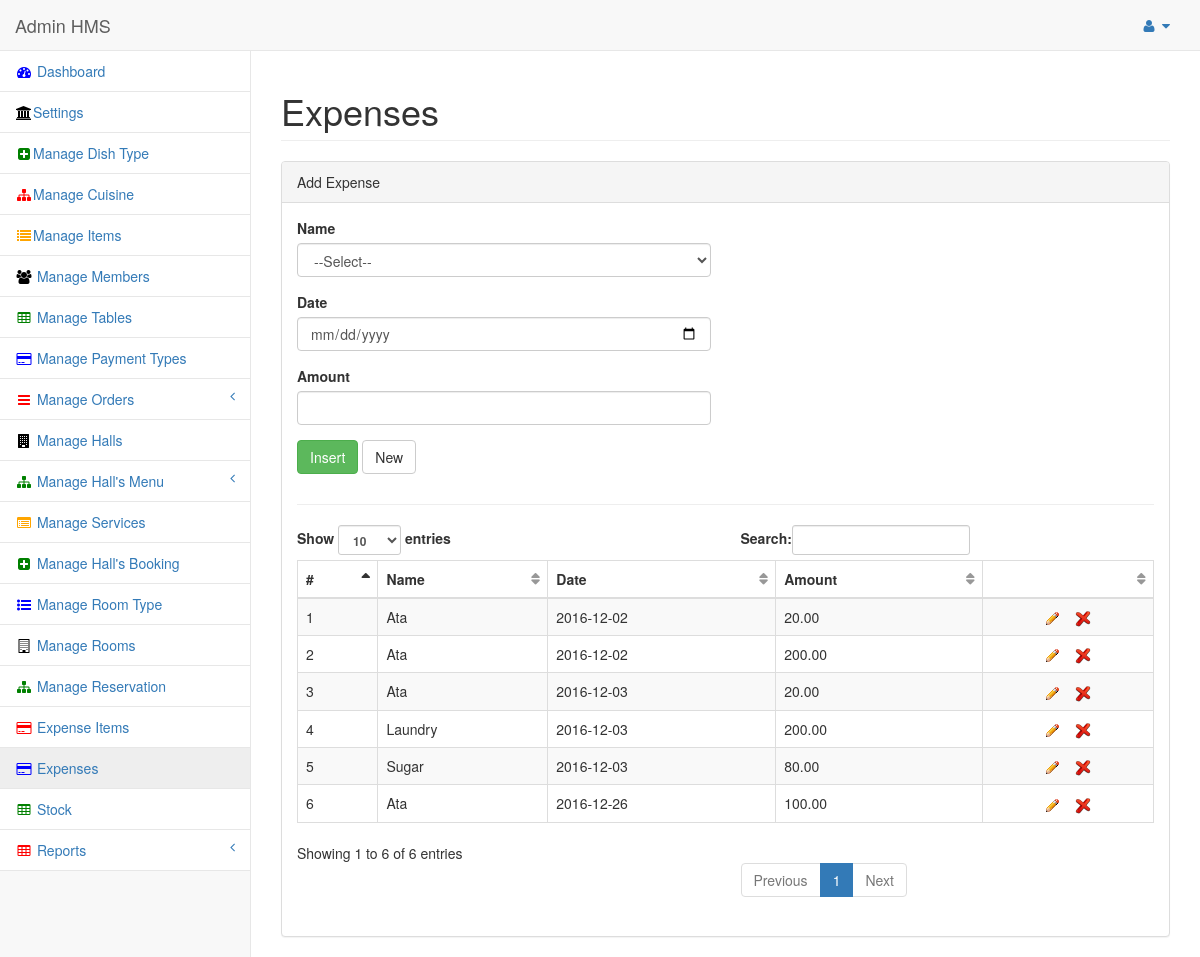
The app's page /admin/panel/expenses.php (signed in) with its own data.
### tables this page shows
CREATE TABLE IF NOT EXISTS `expenses` (
  `exp_id` int(11) NOT NULL AUTO_INCREMENT,
  `exp_date` date NOT NULL,
  `exp_amount` float NOT NULL,
  `exp_status` int(11) NOT NULL DEFAULT '0',
  `ei_id` int(11) NOT NULL,
  PRIMARY KEY (`exp_id`)
);

CREATE TABLE IF NOT EXISTS `exp_items` (
  `ei_id` int(11) NOT NULL AUTO_INCREMENT,
  `ei_name` text NOT NULL,
  `ei_status` int(11) NOT NULL DEFAULT '0',
  PRIMARY KEY (`ei_id`)
);

### functions.php (called while the page is built, shortened)
<?php
function get_title($mode,$text){
switch($mode)
{
case exp_item: $sql2 = "select ei_name title from exp_items where ei_id ='$text'"; break;
}
$result = mysql_query($sql2);
$rows = mysql_fetch_assoc($result);
$title	= $rows["title"];
return $title;
}
?>

### admin/panel/view_expenses.php (the view, shortened to what this page needs)
<?php require_once('../../conn/db.php');
 require_once('../../functions.php'); ?>
							<div class="dataTable_wrapper">
                                <table class="table table-striped table-bordered table-hover" id="dataTables-example">
                                    <thead>
                                        <tr>
                                            <th>#</th>
                                            <th>Name</th>
                                            <th>Date</th>
                                            <th>Amount</th>
                                            <th width="20%"> </th>
                                        </tr>
                                    </thead>
                                    <tbody>
									                 <?php
				if(isset($_GET["exp_id"]))
				{
				$insertSQL = "SELECT * FROM expenses where exp_id='".$_GET["exp_id"]."' and exp_status=0";
				}
				else
				{
				$insertSQL = "SELECT * FROM expenses where exp_status=0";
				}
				$Result1 = mysql_query($insertSQL, $dbconfig) or die(mysql_error());
				while($row = mysql_fetch_assoc($Result1))
				{
				$exp_id = $row["exp_id"];
				$ei_id = $row["ei_id"];
				$exp_amount = $row["exp_amount"];
				$exp_date = $row["exp_date"];
				?>
                                        <tr class="odd gradeX">
                                            <td><?php echo $mc = $mc + 1; ?></td>
                                            <td><?php echo get_title(exp_item,$ei_id); ?></td>
                                            <td><?php echo $exp_date; ?></td>
                                            <td><?php echo number_format($exp_amount,2); ?></td>
                                            <td align="center"><a href="expenses.php?exp_id=<?php echo $exp_id; ?>" title="Edit"> <img src="img/edit.gif" alt="HMS" /></a>
											<a href="#" class="delete_class<?php echo $exp_id; ?>" id="confirm<?php echo $exp_id; ?>" value="<?php echo $exp_id; ?>"  title="Delete" > <img src="img/delete.png" alt="HMS" /></a>
											</td>
										</tr>
				<?php } ?>
                                     </tbody>
                                </table>
                            </div>

### admin/panel/expenses.php (shortened to what this page needs)
<?php include("../../conn/db.php");
?>
<!DOCTYPE html>
<html lang="en">
<head>
    <?php include("header.php"); ?>
</head>
<body>
    <div id="wrapper">
        <nav class="navbar navbar-default navbar-static-top" role="navigation" style="margin-bottom: 0">
            <div class="navbar-header">
                <a class="navbar-brand" href="index.php">Admin HMS</a>
            </div>
           <?php include("topbar.php") ?>
		<?php include("sidebar.php"); ?>
        </nav>
        <div id="page-wrapper">
            <div class="row">
                <div class="col-lg-12">
                    <h1 class="page-header">Expenses</h1>
                </div>
            </div>
            <div class="row">
                <div class="col-lg-12">
                    <div class="panel panel-default">
                        <div class="panel-heading">
                            Add Expense
                        </div>
                        <div class="panel-body">
                            <div class="row">
                                <div class="col-lg-6">
                                    <form role="form" method="post" id="userForm">
                                        <div class="form-group">
                                            <label>Name</label>
                                               <select name="ei_id" class="form-control" required>
											<option value="">--Select--</option>
											</select>
                                        </div>
										<div class="form-group">
                                            <label>Date</label>
                                            <input class="form-control" type="date" name="exp_date" value="<?php echo $exp_date; ?>">
                                        </div>
										<div class="form-group">
                                            <label>Amount</label>
                                            <input class="form-control" type="text" name="exp_amount" value="<?php echo $exp_amount; ?>">
                                        </div>
                                       <?php if(isset($_GET["exp_id"]))
										{ ?>
                                        <button type="submit" class="btn btn-primary">Update </button>
										<a href="expenses.php" class="btn btn-default">  New  </a>
										<?php } else { ?>
                                        <button type="submit" class="btn btn-success">Insert </button>
										<a href="expenses.php" class="btn btn-default">  New  </a>
										<?php } ?>
									</form>
                                </div>
                            </div>
							<hr>
						<div id="txtHint" style="margin-top:20px;">
							<?php include("view_expenses.php"); ?>
							</div>
                        </div>
                    </div>
                </div>
            </div>
        </div>
    </div>
</body>
</html>

### admin/panel/header.php
  <link href="../bower_components/bootstrap/dist/css/bootstrap.min.css" rel="stylesheet">
  <link href="../bower_components/metisMenu/dist/metisMenu.min.css" rel="stylesheet">
  <link href="../dist/css/sb-admin-2.css" rel="stylesheet">
  <link href="../bower_components/font-awesome/css/font-awesome.min.css" rel="stylesheet" type="text/css">
<link rel="stylesheet" href="../../lobibox-master/font-awesome/css/font-awesome.min.css"/>
      <link rel="stylesheet" href="../../lobibox-master/demo/demo.css"/>
      <link rel="stylesheet" href="../../lobibox-master/dist/css/Lobibox.min.css"/>

### admin/panel/topbar.php (shortened to what this page needs)
<ul class="nav navbar-top-links navbar-right">
			<li class="dropdown">
                   <a class="dropdown-toggle" data-toggle="dropdown" href="#">
                       <i class="fa fa-user fa-fw"></i>  <i class="fa fa-caret-down"></i>
                   </a>
               </li>
           </ul>

### admin/panel/sidebar.php (shortened to what this page needs)
<?php
 include_once('../../functions.php');
if ( !isset($_SESSION['SESS_NAME']) ) {
	header('location: ../../index.php');
} else {
	$qry = "SELECT * FROM users WHERE username = '{$_SESSION['SESS_NAME']}'";
	$result = mysql_query($qry, $dbconfig) or die(mysql_error());
	$user_arr = mysql_fetch_assoc($result);
	$role_id = $user_arr["role_id"];
}
switch($role_id)
{
case 1: include("sa_sidebar.php"); break;
}
?>

### admin/panel/sa_sidebar.php (shortened to what this page needs)
      <div class="navbar-default sidebar" role="navigation" style="background-color: white;">
          <div class="sidebar-nav navbar-collapse">
              <ul class="nav" id="side-menu">
                  <li>
                      <a href="index.php"><i class="fa fa-dashboard fa-fw" style="color:blue;"></i> Dashboard</a>
                  </li>
 <li>
                      <a href="view_res.php"><i class="fa fa-university fa-fw" style="color:black;"></i>Settings</a>
                  </li>
                  <li>
                      <a href="dishtypes.php"><i class="fa fa-plus-square fa-fw" style="color:green;"></i>Manage Dish Type </a>
                  </li>
<li>
                      <a href="cuisine.php"><i class="fa fa-sitemap fa-fw" style="color:red;"></i>Manage Cuisine</a>
                  </li>
  <li>
                      <a href="items.php"><i class="fa fa-list fa-fw" style="color:orange;"></i>Manage Items </a>
                  </li>
<li>
                      <a href="members.php"><i class="fa fa-users fa-fw" style="color:black;"></i> Manage Members </a>
                  </li>
   <li>
                      <a href="tables.php"><i class="fa fa-table fa-fw" style="color:green;"></i> Manage Tables </a>
                  </li>
  <li>
                      <a href="payments.php"><i class="fa fa-credit-card fa-fw" style="color:blue;"></i> Manage Payment Types </a>
                  </li>
<li>
                      <a href="#"><i class="fa fa-reorder fa-fw" style="color:red;"></i> Manage Orders <span class="fa arrow"></span> </a>
</li>
<li>
                      <a href="halls.php"><i class="fa fa-building fa-fw" style="color:black;"></i> Manage Halls </a>
                  </li>
<li>
                      <a href="#"><i class="fa fa-sitemap fa-fw" style="color:green;"></i> Manage Hall's Menu<span class="fa arrow"></span></a>
                  </li>
<li>
                      <a href="services.php"><i class="fa fa-list-alt fa-fw" style="color:orange;"></i> Manage Services </a>
                  </li>
<li>
                      <a href="bookings.php"><i class="fa fa-plus-square fa-fw" style="color:green;"></i> Manage Hall's Booking </a>
                  </li>
<li>
                      <a href="room_types.php"><i class="fa fa-list-ul fa-fw" style="color:blue;"></i> Manage Room Type </a>
                  </li>
  <li>
                      <a href="rooms.php"><i class="fa fa-building-o fa-fw" style="color:black;"></i> Manage Rooms </a>
                  </li>
<li>
                      <a href="reservation.php"><i class="fa fa-sitemap fa-fw" style="color:green;"></i> Manage Reservation </a>
                  </li>
<li>
                      <a href="exp_items.php"><i class="fa fa-credit-card fa-fw" style="color:red;"></i> Expense Items </a>
                  </li>
<li>
                      <a href="expenses.php"><i class="fa fa-credit-card fa-fw" style="color:blue;"></i> Expenses </a>
                  </li>
<li>
                      <a href="stock.php"><i class="fa fa-table fa-fw" style="color:green;"></i> Stock </a>
                  </li>
<li>
                      <a href="#"><i class="fa fa-table fa-fw" style="color:red;"></i> Reports<span class="fa arrow"></span></a>
                  </li>
              </ul>
          </div>
      </div>

### lobibox-master/demo/demo.css (style rules this page uses)
.btn { margin-bottom: 10px; }

### records on screen
expenses: ei.ei_name "Ata", exp_date "2016-12-02", exp_amount "20.00"
expenses: mc "2", ei.ei_name "Ata", exp_date "2016-12-02", exp_amount "200.00"
expenses: mc "3", ei.ei_name "Ata", exp_date "2016-12-03", exp_amount "20.00"
expenses: mc "4", ei.ei_name "Laundry", exp_date "2016-12-03", exp_amount "200.00"
expenses: mc "5", ei.ei_name "Sugar", exp_date "2016-12-03", exp_amount "80.00"
expenses: mc "6", ei.ei_name "Ata", exp_date "2016-12-26", exp_amount "100.00"
